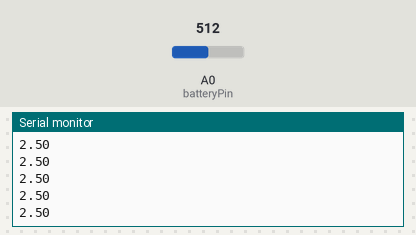
Recording of a sketch running on a simulated Arduino Uno, built with avr-gcc and run on an emulated ATmega328P. On the bench: the last lines printed to the serial monitor. The test bench sets the inputs (shaded band); at power-on: A0 (batteryPin) = 512.

Above: at 1.2 s.
1.3 s: A0 (batteryPin) set to 716
At 2.4 s:
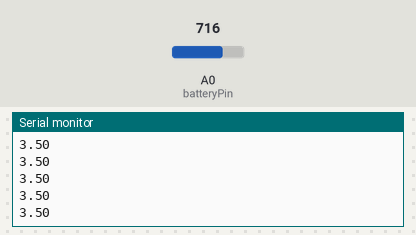
2.8 s: A0 (batteryPin) set to 900
At 3.4 s:
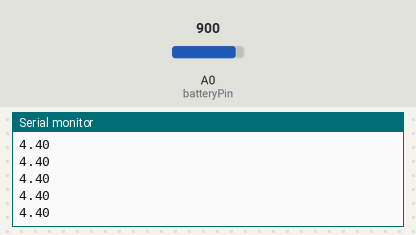
Timing chart, 0 to 5.8 s (numbered marks = the images above; inputs shaded):
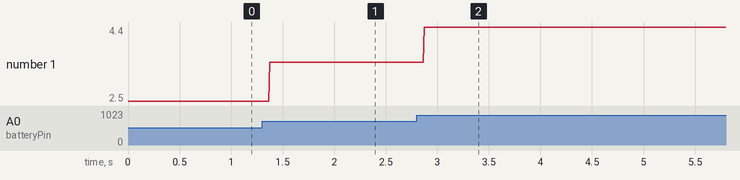

Measured:
- after the input at 1.3 s, the serial monitor: prints a new line after 0.07 s (image 1)
- after the input at 2.8 s, the serial monitor: prints a new line after 0.07 s (image 2)
- plotted number 1: 2.5 → 3.5 after the input at 1.3 s, 3.5 → 4.4 after the input at 2.8 s

The sketch:

ouroboros_arduino_interface.ino
```cpp
//Max Value of 5-volt allowed
const float referenceVolts= 5.0;
// battery is connected to analog pin 0
const int batteryPin = 0;

void setup()
{
  Serial.begin(9600);
}

void loop()
{
  // read the value from the sensor
  int val = analogRead(batteryPin);
  // calculate the ratio
  float volts = (val / 1023.0) * referenceVolts;
  // print the value in volts
  Serial.println(volts);
}
```
